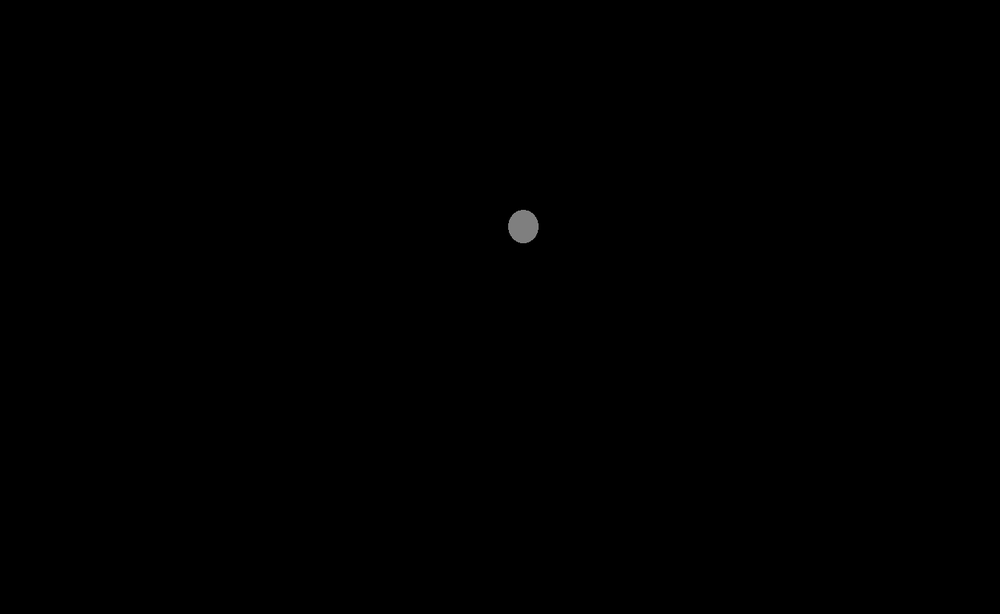
#> input picture PrjBarlib/researching/canBe.png, 1000 x 614 px, shrunk from 1348 x 828 before the run, given in place of 8_m0_prc0col0cmp1.png, which was not available
$ python ds.py
#> lines starting #> are read from the running program, lines starting #| are printed output that depends on the picture; pictures that were not available may be replaced by others from this repository, and a replacement may not be noted
import glob
import cv2

import matplotlib.pyplot as plt
import numpy as np

from mpl_toolkits.mplot3d import Axes3D
from matplotlib import cm
from matplotlib import colors


def getPixelsColors(nemo):
    pixel_colors = nemo.reshape((np.shape(nemo)[0]*np.shape(nemo)[1], 3))
    norm = colors.Normalize(vmin=-1.,vmax=1.)
    norm.autoscale(pixel_colors)
    pixel_colors = norm(pixel_colors).tolist()
    return pixel_colors

def showRgbColor(nemo):
    nemo = cv2.cvtColor(nemo, cv2.COLOR_BGR2RGB)
    r, g, b = cv2.split(nemo)
    fig = plt.figure()
    axis = fig.add_subplot(1, 1, 1, projection="3d")
    pixel_colors = getPixelsColors(nemo)

    axis.scatter(r.flatten(), g.flatten(), b.flatten(), facecolors=pixel_colors, marker=".")
    axis.set_xlabel("Red")
    axis.set_ylabel("Green")
    axis.set_zlabel("Blue")
    plt.show()


def showHlsColors(nemo):
    hsv_nemo = cv2.cvtColor(nemo, cv2.COLOR_BGR2HSV)
    h, s, v = cv2.split(hsv_nemo)
    fig = plt.figure()
    axis = fig.add_subplot(1, 1, 1, projection="3d")
    pixel_colors = getPixelsColors(nemo)

    axis.scatter(h.flatten(), s.flatten(), v.flatten(), facecolors=pixel_colors, marker=".")
    axis.set_xlabel("Hue")
    axis.set_ylabel("Saturation")
    axis.set_zlabel("Value")
    plt.show()


def segmentKMeans(input):
    # img = cv2.cvtColor(input,cv2.COLOR_BGR2HSV)
    img = cv2.cvtColor(input,cv2.COLOR_BGR2RGB)
    twoDimage = img.reshape((-1,3))
    twoDimage = np.float32(twoDimage)

    criteria = (cv2.TERM_CRITERIA_EPS + cv2.TERM_CRITERIA_MAX_ITER, 10, 1.0)
    K = 5
    attempts=10

    ret,label,center=cv2.kmeans(twoDimage,K,None,criteria,attempts,cv2.KMEANS_PP_CENTERS)
    center = np.uint8(center)
    res = center[label.flatten()]
    result_image = res.reshape((img.shape))
    cv2.imshow("result", result_image)
    cv2.imshow("source", img)
    cv2.waitKey(0)

for i in range(16):
    f = f"./res/8_m{i}_prc0col0cmp1.png"

    imgNew = cv2.imread(f, cv2.IMREAD_COLOR)
#> imgNew is the input picture: shape (614, 1000, 3); min 0, max 144, mean 0.2
    if imgNew is None:
        continue

    # showRgbColor(imgNew)
    showHlsColors(imgNew)
#> in showHlsColors, `hsv_nemo = cv2.cvtColor(nemo, cv2.COLOR_BGR2HSV)`: hsv_nemo: shape (614, 1000, 3); mean H, S, V 0, 0, 0.2
#> in showHlsColors, `h, s, v = cv2.split(hsv_nemo)`: h: shape (614, 1000); every value is 0
#> in getPixelsColors, `pixel_colors = norm(pixel_colors).tolist()`: pixel_colors = 614000 items
#> in showHlsColors, `plt.show()`:
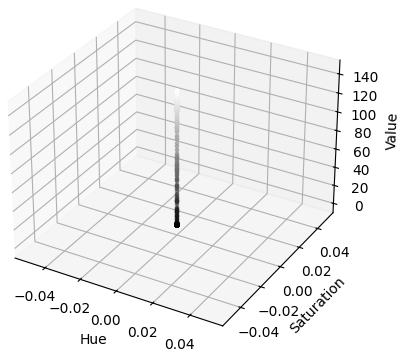
#> figure drawn by matplotlib, 1 panel
    segmentKMeans(imgNew)
#> in segmentKMeans, `ret,label,center=cv2.kmeans(twoDimage,K,None,criteria,attempts,cv2.KME..`: ret = 44453.7; center = [[0.000476, 0.000476, 0.000476], [127.6, 127.6, 127.6], [63.93, 63.93, 63.93], [104.5, 104.5, 104.5], [26.79, 26.79, 26.79]]
#> in segmentKMeans, `center = np.uint8(center)`: center = [[0, 0, 0], [127, 127, 127], [63, 63, 63], [104, 104, 104], [26, 26, 26]]

    continue
    fig, ax = plt.subplots(1,1)

    x = []
    y = []
    z = []
    cols = []
    plotnost = {}
    plotcols = {}
    for w in range(imgNew.shape[0]):
        for h in range(imgNew.shape[1]):
            col = imgNew[w,h]
            # [4 lines of commented-out code are left out]
            keyw = tuple(col)
            if not keyw in plotnost:
                plotnost[keyw] = 1
                # plotcols[keyw] = col/255.0
            else:
                plotnost[keyw] += 1

    plotnost = dict(sorted(plotnost.items(), key=lambda item: item[1], reverse = True))

    keys = list(plotnost.keys())
    values = list(plotnost.values())
    # keys = range(len(plotnost))

    skeys = []
    plotcols = []
    for v in keys: #bgr -> rgb
        x.append(col[2])
        y.append(col[1])
        z.append(col[0])
        plotcols.append([v[2]/255.0, v[1]/255.0, v[0]/255.0])
        skeys.append(str(v))

    k = 0
    while values[k] > 50:
        k+=1

    skeys = skeys[:k]
    values = values[:k]
    # names = names[:k]
    # plotcols = plotcols[:k]

    ax.bar(skeys, values, color = plotcols)

    # x = x[:k]
    # y = y[:k]
    # z = z[:k]
    # Creating plot
    fig, ax3d = plt.subplots(subplot_kw={"projection": "3d"})

    ax3d.scatter3D(x, y, z, c = plotcols)
    plt.title("simple 3D scatter plot")

    plt.show()
    cv2.waitKey(0)
#> pass 2 of the loop `for i in range(16):`:
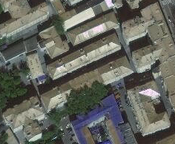
#> input picture PrjBarlib/researching/e — копия.png, 175 x 144 px, shrunk from 236 x 194 before the run, given in place of 8_m1_prc0col0cmp1.png, which was not available
#> imgNew is the input picture: shape (144, 175, 3); mean B, G, R 93.3, 101.1, 99.6
#> hsv_nemo: shape (144, 175, 3); mean H, S, V 49, 39.6, 104.9
#> h: shape (144, 175)
#> v: shape (144, 175)
#> in showHlsColors (call 2), `pixel_colors = getPixelsColors(nemo)`: pixel_colors = 25200 items
#> in showHlsColors (call 2), `plt.show()`:
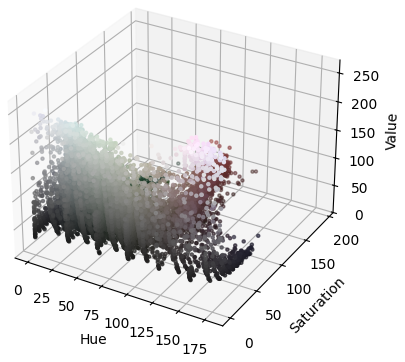
#> figure drawn by matplotlib, 1 panel
#> in segmentKMeans (call 2), `ret,label,center=cv2.kmeans(twoDimage,K,None,criteria,attempts,cv2.KME..`: ret = 11205446.3; center = [[154.4, 156.5, 143.1], [49.31, 51.09, 44.31], [84.72, 86.51, 85.04], [199.2, 200.1, 190.8], [118.1, 118.4, 106.4]]
#> in segmentKMeans (call 2), `center = np.uint8(center)`: center = [[154, 156, 143], [49, 51, 44], [84, 86, 85], [199, 200, 190], [118, 118, 106]]
#> in segmentKMeans (call 2), `result_image = res.reshape((img.shape))`:
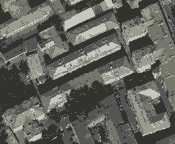
#> result_image: shape (144, 175, 3); mean R, G, B 99.3, 100.8, 93

    # [52 lines of commented-out code are left out]
